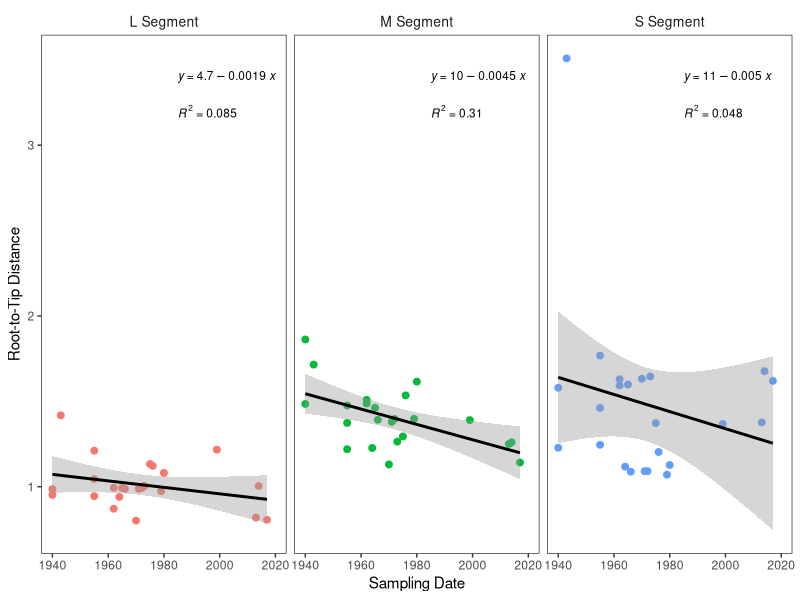

Source code (R):
# Gregory S. Orf, Ph.D.
# Virus Discovery Group, Abbott Diagnostics Division, Abbott Laboratories, U.S.A.
# Purifying selection decreases the potential for Bangui orthobunyavirus outbreaks in humans
# DOI: https://doi.org/10.1093/ve/vead018

# load libraries ----------------------------------------------------------

library(tidyverse)
library(cowplot)
library(ggpubr)

# import data -------------------------------------------------------------

L_RTT <-
  read_delim(
    "data/L_tempest_RTT_regression_data.tsv",
    delim = "\t"
  )
  
M_RTT <-
  read_delim(
    "data/M_tempest_RTT_regression_data.tsv",
    delim = "\t"
  )

S_RTT <-
  read_delim(
    "data/S_tempest_RTT_regression_data.tsv",
    delim = "\t"
  )

joined_data <-
  bind_rows(
    L_RTT %>% select(-residual),
    M_RTT %>% select(-residual),
    S_RTT %>% select(-residual),
    .id = "segment"
  ) %>%
  mutate(
    segment = str_replace(segment, "1", "L Segment"),
    segment = str_replace(segment, "2", "M Segment"),
    segment = str_replace(segment, "3", "S Segment")
  )
  
# create plots ------------------------------------------------------------

plots <-
  ggplot(
    data = joined_data,
    mapping = aes(x = date, y = distance)
  ) +
  theme_bw() +
  geom_point(
    mapping = aes(color = segment),
    size = 2,
    show.legend = FALSE
  ) +
  geom_smooth(
    method = "lm",
    formula = y ~ x,
    color = "black"
  ) +
  scale_x_continuous(
    name = "Sampling Date",
    limits = c(1940, 2020)
  ) +
  scale_y_continuous(
    name = "Root-to-Tip Distance",
  ) +
  stat_regline_equation(
    label.x = 1985,
    label.y = 3.4,
    aes(label = after_stat(eq.label)),
    size = 3
  ) +
  stat_regline_equation(
    label.x = 1985,
    label.y = 3.2,
    aes(label = ..rr.label..),
    size = 3
  ) +
  facet_wrap(
    ~segment,
    nrow = 1
    # ,scales = "free"
  ) +
  theme(
    strip.text = element_text(size = 10),
    strip.background = element_blank(),
    strip.placement = "outside", 
    panel.grid.major = element_blank(),
    panel.grid.minor = element_blank()
  )
  
# save figure -------------------------------------------------------------

ggsave(
  plot = plots,
  filename = "figures/Fig_S04.svg",
  device = "svg",
  height = 450,
  width = 1200,
  scale = 2,
  unit = "px"
)
